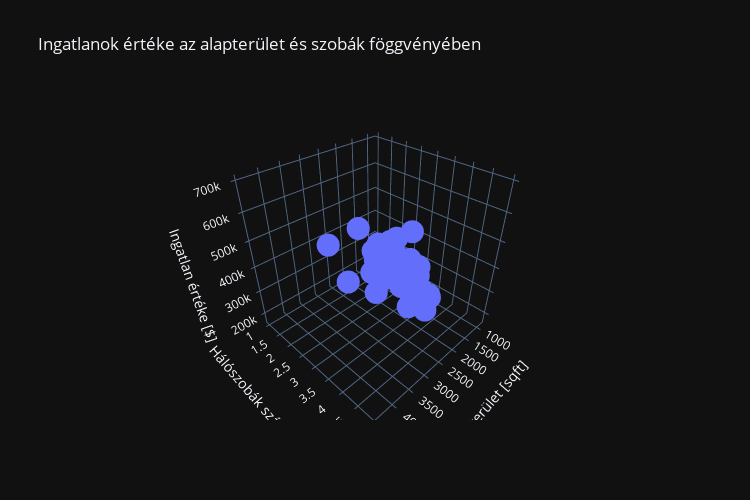

The notebook cell saved with this chart:
### Code cell
# Interaktív vizualizáció Plotlyval
# Note: 3D tengelyek nem támogatják a tengelyfeliratok LaTeX-el való renderelését
fig = go.Figure()
fig.add_trace(go.Scatter3d(x=df["Area"], y=df["Rooms"], z=df["Value"], mode= "markers"))
fig.update_layout(
    title = "Ingatlanok értéke az alapterület és szobák föggvényében",
    scene = dict(
        xaxis_title = "Alapterület [sqft]",
        yaxis_title = "Hálószobák száma [db]",
        zaxis_title = "Ingatlan értéke [$]"),
    template=styleTemplate,
    width=750,
    height=500,
)

fig.show()

### Figure 1 — Plotly figure (JSON) as saved in the notebook; plotly's stock layout.template omitted (floating-point values rounded to 4 significant figures)
{"data": [{"mode": "markers", "type": "scatter3d", "x": [2104, 1600, 2400, 1416, 3000, 1985, 1534, 1427, 1380, 1494, 1940, 2000, 1890, 4478, 1268, 2300, 1320, 1236, 2609, 3031, 1767, 1888, 1604, 1962, 3890, 1100, 1458, 2526, 2200, 2637, 1839, 1000, 2040, 3137, 1811, 1437, 1239, 2132, 4215, 2162, 1664, 2238, 2567, 1200, 852, 1852, 1203], "y": [3, 3, 3, 2, 4, 4, 3, 3, 3, 3, 4, 3, 3, 5, 3, 4, 2, 3, 4, 4, 3, 2, 3, 4, 3, 3, 3, 3, 3, 3, 2, 1, 4, 3, 4, 3, 3, 4, 4, 4, 2, 3, 4, 3, 2, 4, 3], "z": [399900, 329900, 369000, 232000, 539900, 299900, 314900, 198999, 212000, 242500, 239999, 347000, 329999, 699900, 259900, 449900, 299900, 199900, 499998, 599000, 252900, 255000, 242900, 259900, 573900, 249900, 464500, 469000, 475000, 299900, 349900, 169900, 314900, 579900, 285900, 249900, 229900, 345000, 549000, 287000, 368500, 329900, 314000, 299000, 179900, 299900, 239500]}], "layout": {"height": 500, "scene": {"xaxis": {"title": {"text": "Alapterület [sqft]"}}, "yaxis": {"title": {"text": "Hálószobák száma [db]"}}, "zaxis": {"title": {"text": "Ingatlan értéke [$]"}}}, "title": {"text": "Ingatlanok értéke az alapterület és szobák föggvényében"}, "width": 750}}
